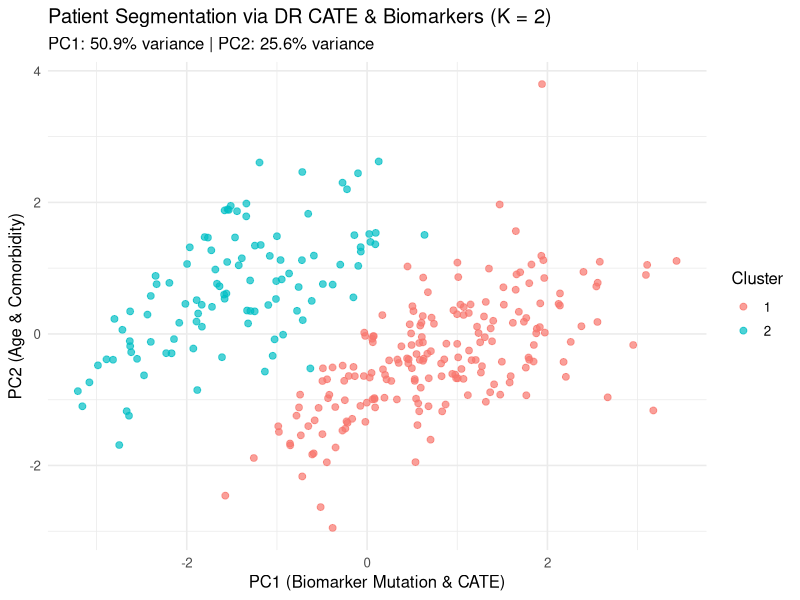
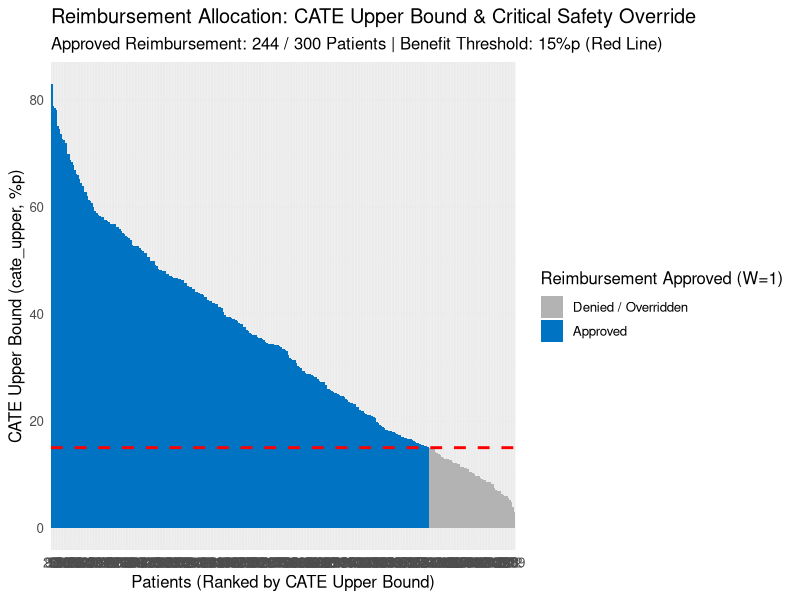
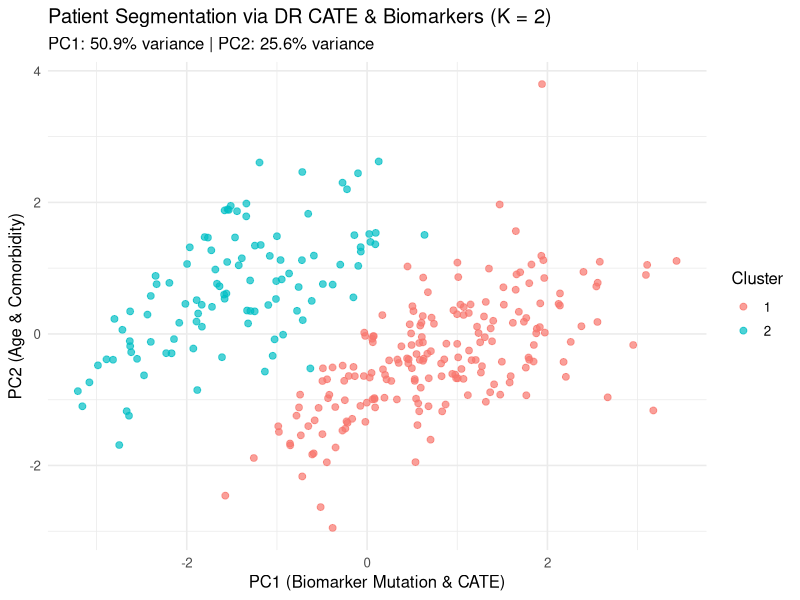
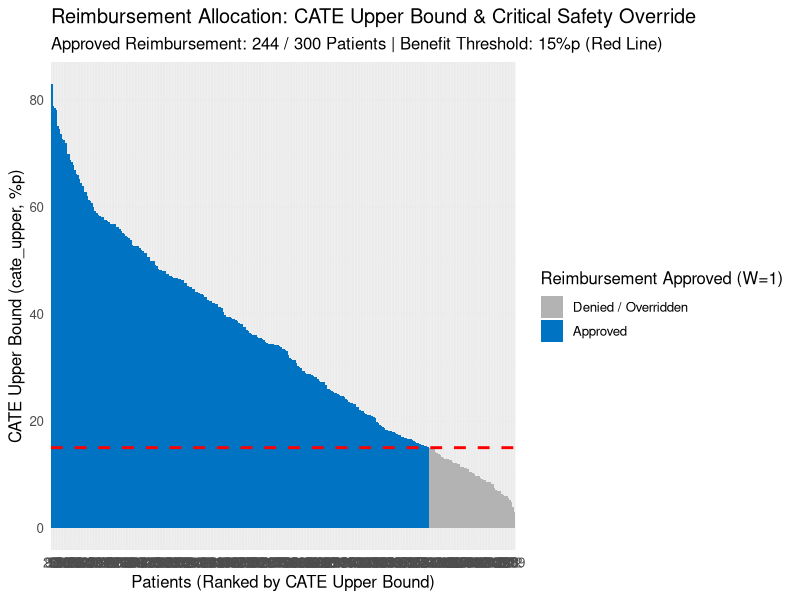

Reproduce these figures in R, in order.
############################################################
# MEDICAL & INSURANCE POLICY EVALUATION USING DR CATE
# - Domain: Patient Treatment Choice & Health Insurance Reimbursement Design
# - Covariates (X): Age, Comorbidities, Biomarker Mutations, Blood Lab Values
# - Policy Treatment (W): Targeted Therapy / Novel Surgery (1) vs Standard Care (0)
# - Outcomes (Y): Cure Rate, Side Effects, Readmission, Cost-Effectiveness
# - Safety Control: Critical Override & Upper Confidence Bound (cate_upper) Safety Rule
############################################################

# ==========================================================
# 0. ENVIRONMENT SETUP
# ==========================================================

Sys.setenv(CUDA_VISIBLE_DEVICES = "-1")
Sys.setenv(TF_CPP_LOG_LEVEL = "2")

needed <- c("dplyr", "tidyr", "ggplot2", "cluster", "knitr", "kableExtra")

for (p in needed) {
  if (!requireNamespace(p, quietly = TRUE)) {
    install.packages(p, quiet = TRUE)
  }
  library(p, character.only = TRUE)
}

set.seed(42)

# ==========================================================
# 1. SIMULATE CLINICAL & PATIENT DATA (X, W, Y)
# ==========================================================

cat("Generating Clinical Patient Dataset (N = 1,000)...\n")

N <- 1000

# X (Covariates): 환자의 연령, 기저질환, 유전자 변이 바이오마커, 혈액 검사 수치
age            <- rnorm(N, mean = 60, sd = 10)
comorbidity    <- rpois(N, lambda = 1.5)               # 기저질환 개수
biomarker_mut  <- rbinom(N, size = 1, prob = 0.3)     # 유전자 변이 (1 = 변이 보유, 0 = 없음)
blood_lab      <- rnorm(N, mean = 120, sd = 20)        # 혈액 검사 염증 수치

# CRITICAL OVERRIDE Condition: 고령 + 다발성 기저질환 + 높은 염증 수치 (치약/치명적 부작용 고위험군)
critical_override <- as.numeric(age > 75 & comorbidity >= 3 & blood_lab > 140)

# Propensity score for receiving Targeted Therapy (W)
logit_p <- -1.0 + 0.02 * age + 0.8 * biomarker_mut - 0.3 * comorbidity
prop_true <- 1 / (1 + exp(-logit_p))
W <- rbinom(N, size = 1, prob = prop_true)

# True CATE function (치료 이득): 유전자 변이가 있는 환자에서 표적치료제의 치료 효과 극대화
true_cate <- 0.05 + 0.35 * biomarker_mut - 0.003 * (age - 60) - 0.08 * comorbidity
# 고위험군 오버라이드 대상자는 표적치료제 투여 시 부작용으로 인해 오히려 치료 이득(CATE)이 음수로 전환
true_cate[critical_override == 1] <- -0.25 

# Outcome Y: 완치 및 비용효율 통합 지표 (1 = 완전 회복/성공, 0 = 실패/부작용 발생)
y_prob <- 0.40 + 0.10 * biomarker_mut - 0.05 * comorbidity + W * true_cate
y_prob <- pmax(pmin(y_prob, 0.95), 0.05)
Y <- rbinom(N, size = 1, prob = y_prob)

df_medical <- data.frame(
  patient_id        = 1:N,
  age               = age,
  comorbidity       = comorbidity,
  biomarker_mut     = biomarker_mut,
  blood_lab         = blood_lab,
  critical_override = critical_override,
  W                 = W,
  Y                 = Y
)

# Train / Test Split (70% Train, 30% Test)
train_frac <- 0.70
idx_tr     <- sample(seq_len(N), floor(train_frac * N))
idx_te     <- setdiff(seq_len(N), idx_tr)

df_tr <- df_medical[idx_tr, ]
df_te <- df_medical[idx_te, ]

cat(sprintf("Clinical Data Prepared: Total N = %d | Train N = %d | Test N = %d\n", 
            N, nrow(df_tr), nrow(df_te)))

# ==========================================================
# 2. DOUBLY ROBUST (DR) CATE ESTIMATION & CATE UPPER BOUND (CATE_UPPER)
# ==========================================================

cat("\nEstimating Propensity Scores, DR CATE, and CATE Upper Bound (cate_upper)...\n")

# 1) Propensity Model e(X) = P(W = 1 | X)
prop_model <- glm(
  W ~ age + comorbidity + biomarker_mut + blood_lab,
  data = df_tr, 
  family = binomial()
)

e_hat_te <- predict(prop_model, newdata = df_te, type = "response")
e_hat_te <- pmax(pmin(e_hat_te, 0.95), 0.05) # Truncation

# 2) Outcome Regression Models mu_1(X) and mu_0(X)
m1_y <- glm(
  Y ~ age + comorbidity + biomarker_mut + blood_lab,
  data = df_tr %>% filter(W == 1), 
  family = binomial()
)

m0_y <- glm(
  Y ~ age + comorbidity + biomarker_mut + blood_lab,
  data = df_tr %>% filter(W == 0), 
  family = binomial()
)

mu1_hat_te <- predict(m1_y, newdata = df_te, type = "response")
mu0_hat_te <- predict(m0_y, newdata = df_te, type = "response")

# 3) Doubly Robust Pseudo-Outcomes for CATE
W_te <- df_te$W
Y_te <- df_te$Y

dr_pseudo_outcome <- (mu1_hat_te - mu0_hat_te) + 
  (W_te * (Y_te - mu1_hat_te) / e_hat_te) - 
  ((1 - W_te) * (Y_te - mu0_hat_te) / (1 - e_hat_te))

# Fit CATE Model
cate_model <- lm(
  dr_pseudo_outcome ~ age + comorbidity + biomarker_mut + blood_lab,
  data = df_te
)

# CATE 점추정치 및 표준오차 기반 신뢰구간 상한값(cate_upper) 산출
cate_preds <- predict(cate_model, newdata = df_te, se.fit = TRUE)
df_te$cate_est   <- cate_preds$fit
df_te$cate_se    <- cate_preds$se.fit
df_te$cate_upper <- df_te$cate_est + 1.96 * df_te$cate_se # Upper Bound (95% CI)

cat(sprintf("Estimated Mean CATE on Treatment Success Rate: %.2f%%p\n", mean(df_te$cate_est) * 100))

# ==========================================================
# 3. SAFETY CONTROL & HARD FAULT OVERRIDE REIMBURSEMENT POLICY
# ==========================================================

cat("\nApplying Insurance Reimbursement Policy with Safety Override Controls...\n")

# 보험 급여 적용 기준 설정
required_benefit_threshold <- 0.15 # 명확한 치료 이득 기준 (15%p 이상 완치율/효율성 개선)

df_te <- df_te %>%
  mutate(
    # 1차 원칙: CATE 신뢰구간 상한값(cate_upper)이 급여 기준 threshold를 초과하는 경우만 적용
    # (불확실성을 고려하더라도 최대 기대 이득이 최소 기준을 충족해야 함)
    base_policy_eligibility = as.numeric(cate_upper >= required_benefit_threshold),
    
    # 2차 하드 폴트 오버라이드 (CRITICAL_OVERRIDE): 
    # CATE 상한 조건을 만족하더라도, 하드 오버라이드 조건(고위험군) 발생 시 차단(0)
    final_reimbursement_policy = ifelse(critical_override == 1, 0, base_policy_eligibility)
  )

# ==========================================================
# 4. PATIENT RISK & BENEFIT CLUSTERING ANALYSIS
# ==========================================================

cat("\nSegmenting Patients via K-Means Clustering on Biomarker & CATE Profiles...\n")

cluster_features <- scale(df_te[, c("age", "biomarker_mut", "comorbidity", "cate_est")])

sil_scores <- sapply(2:4, function(k) {
  km <- kmeans(cluster_features, centers = k, nstart = 20)
  ss <- cluster::silhouette(km$cluster, dist(cluster_features))
  mean(ss[, 3])
})

best_k <- which.max(sil_scores) + 1
km_res <- kmeans(cluster_features, centers = best_k, nstart = 25)
df_te$cluster <- factor(km_res$cluster)

# ==========================================================
# 5. GENERATE FIGURES (PDF EXPORT)
# ==========================================================

cat("\nGenerating Medical Policy Visualizations and Saving to PDF...\n")

# Figure 1: Patient Segmentation PCA Map
pca_res <- prcomp(cluster_features)
pca_var <- pca_res$sdev^2 / sum(pca_res$sdev^2)
pca_df  <- data.frame(PC1 = pca_res$x[, 1], PC2 = pca_res$x[, 2], Cluster = df_te$cluster)

p_pca <- ggplot(pca_df, aes(x = PC1, y = PC2, color = Cluster)) +
  geom_point(alpha = 0.7, size = 2) +
  theme_minimal(base_size = 12) +
  labs(
    title = paste0("Patient Segmentation via DR CATE & Biomarkers (K = ", best_k, ")"),
    subtitle = sprintf("PC1: %.1f%% variance | PC2: %.1f%% variance", pca_var[1] * 100, pca_var[2] * 100),
    x = "PC1 (Biomarker Mutation & CATE)", y = "PC2 (Age & Comorbidity)"
  )

ggsave("medical_patient_pca_cluster.pdf", plot = p_pca, width = 8, height = 6)

# Figure 2: CATE Upper Bound & Safety Override Policy Cutoff
p_policy <- ggplot(df_te, aes(x = reorder(1:nrow(df_te), -cate_upper), y = cate_upper * 100, fill = factor(final_reimbursement_policy))) +
  geom_bar(stat = "identity", width = 1) +
  geom_hline(yintercept = required_benefit_threshold * 100, linetype = "dashed", color = "red", size = 1) +
  theme_minimal(base_size = 12) +
  labs(
    title = "Reimbursement Allocation: CATE Upper Bound & Critical Safety Override",
    subtitle = sprintf("Approved Reimbursement: %d / %d Patients | Benefit Threshold: %.0f%%p (Red Line)", 
                       sum(df_te$final_reimbursement_policy), nrow(df_te), required_benefit_threshold * 100),
    x = "Patients (Ranked by CATE Upper Bound)",
    y = "CATE Upper Bound (cate_upper, %p)",
    fill = "Reimbursement Approved (W=1)"
  ) +
  scale_fill_manual(values = c("0" = "gray70", "1" = "#0073C2FF"), labels = c("Denied / Overridden", "Approved"))

ggsave("medical_reimbursement_policy_cutoff.pdf", plot = p_policy, width = 8, height = 6)

# Combined PDF Report
pdf("medical_policy_report.pdf", width = 8, height = 6)
print(p_pca)
print(p_policy)
dev.off()

# ==========================================================
# 6. GENERATE SUMMARY TABLES & EXPORT TO CSV
# ==========================================================

cat("\nCalculating Medical Policy Summaries and Exporting to CSV...\n")

# Cluster Summary Table
cluster_summary <- df_te %>%
  group_by(cluster) %>%
  summarise(
    Patient_Count           = n(),
    Avg_Age                 = round(mean(age), 1),
    Biomarker_Mutation_Rate = round(mean(biomarker_mut) * 100, 1),
    Avg_Comorbidities       = round(mean(comorbidity), 1),
    CATE_Mean_Pct           = round(mean(cate_est) * 100, 2),
    CATE_Upper_Mean_Pct     = round(mean(cate_upper) * 100, 2),
    Override_Count          = sum(critical_override),
    Approved_Reimbursement_Pct = round(mean(final_reimbursement_policy) * 100, 1)
  ) %>%
  ungroup()

# Export Tables to CSV
write.csv(cluster_summary, "medical_cluster_policy_summary.csv", row.names = FALSE)
write.csv(df_te, "medical_patient_test_predictions.csv", row.names = FALSE)

cat("\n=================== MEDICAL POLICY PIPELINE COMPLETED ===================\n")
cat("Generated CSV Files:\n")
cat(" - medical_cluster_policy_summary.csv\n")
cat(" - medical_patient_test_predictions.csv\n\n")
cat("Generated PDF Files:\n")
cat(" - medical_patient_pca_cluster.pdf\n")
cat(" - medical_reimbursement_policy_cutoff.pdf\n")
cat(" - medical_policy_report.pdf\n")
cat("=======================================================================\n")
